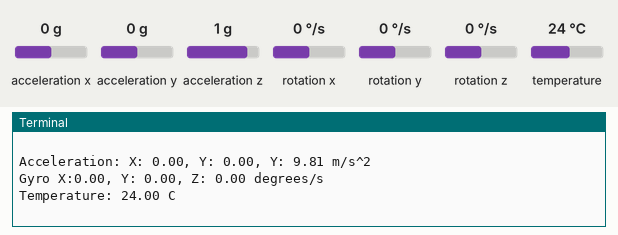
Simulated run of this program. Board: Raspberry Pi (BCM pin numbers). Shown: the last lines printed to the terminal. Inputs (shaded band) come from the test bench; at power-on: acceleration x 0 g, acceleration y 0 g, acceleration z 1 g, rotation x 0 °/s, rotation y 0 °/s, rotation z 0 °/s, temperature 24 °C.

Above: at 1.2 s.
1.3 s: acceleration x set to -1.4 g
2.8 s: acceleration y set to -1.4 g
4.3 s: acceleration z set to -1.4 g
5.8 s: rotation x set to -192 °/s
At 6.4 s:
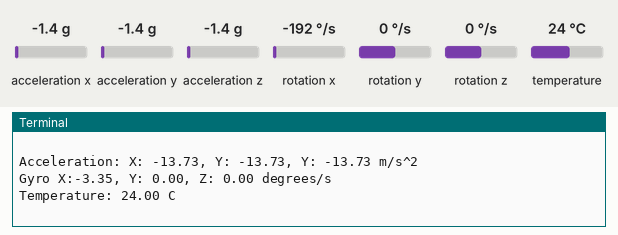
7.3 s: rotation y set to -192 °/s
At 8.8 s:
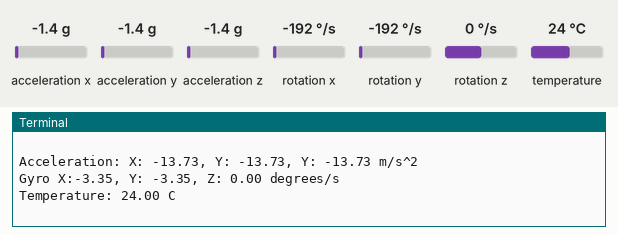

The program:

17_mpu6050.py
```python
# require library - pip3 install adafruit-circuitpython-mpu6050
import time
import board
import adafruit_mpu6050

i2c = board.I2C()
mpu = adafruit_mpu6050.MPU6050(i2c)

while True:
    acr = mpu.acceleration

    print("Acceleration: X: " + "%.2f"%acr[0] + ", Y: " + "%.2f"%acr[1] + ", Y: " + "%.2f"%acr[2] + " m/s^2")
    print("Gyro X:%.2f, Y: %.2f, Z: %.2f degrees/s"%(mpu.gyro))
    print("Temperature: %.2f C"%mpu.temperature)
    print("")
    time.sleep(1)
```

Measured:
- after the input at 5.8 s, the terminal: prints a new line after 0.21 s (image 1)
- after the input at 7.3 s, the terminal: prints a new line after 0.72 s (image 2)
